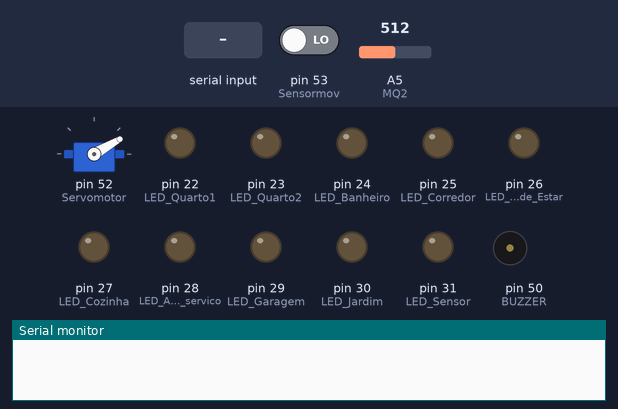
Simulated run of this sketch. Board: Arduino Mega 2560, built with avr-gcc and run on an emulated ATmega2560. Shown: servo, output pins drawn as LEDs (lit = HIGH), buzzer (waves = sounding, pin HIGH), the last lines printed to the serial monitor. Inputs (shaded band) come from the test bench; at power-on: pin 53 (Sensormov) LOW, A5 (MQ2) = 512.

Above: at 1.2 s.
1.3 s: pin 53 (Sensormov) driven HIGH
At 3.2 s:
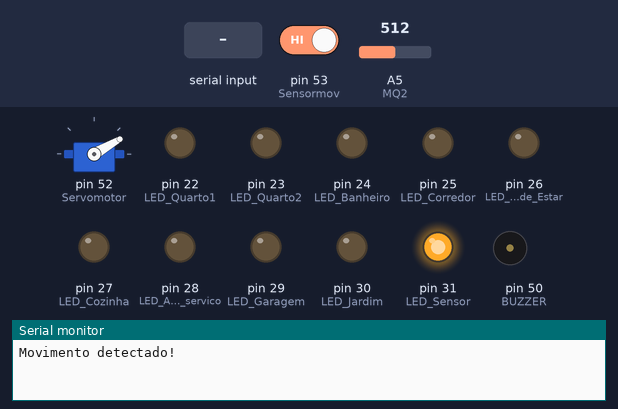
3.5 s: "1" received over Serial
At 4.3 s:
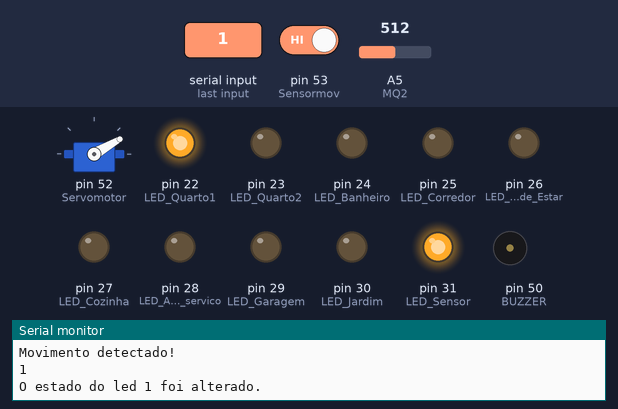
5.0 s: byte 103 ('g') received over Serial
At 5.4 s:
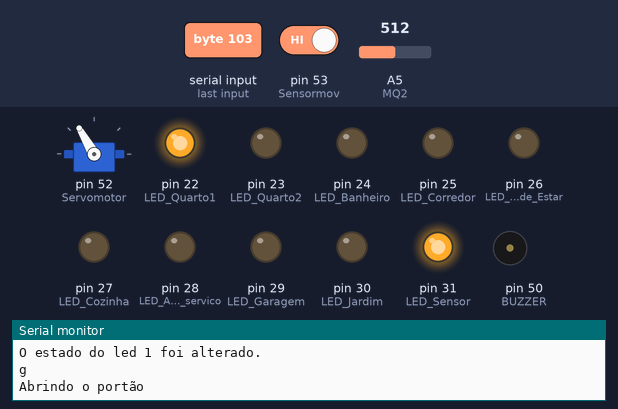
6.5 s: A5 (MQ2) set to 411
9.2 s: A5 (MQ2) set to 383
At 10.6 s:
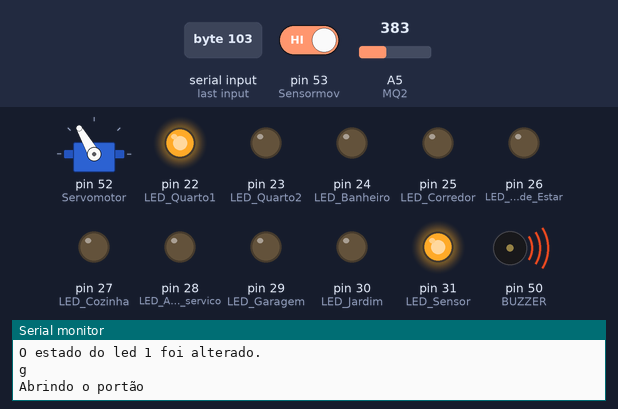
11.5 s: byte 71 ('G') received over Serial
At 12.8 s:
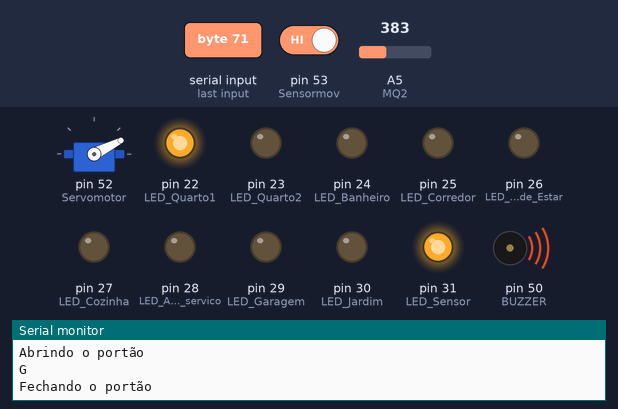
Timing chart, 0 to 14.0 s (numbered marks = the images above; inputs shaded):
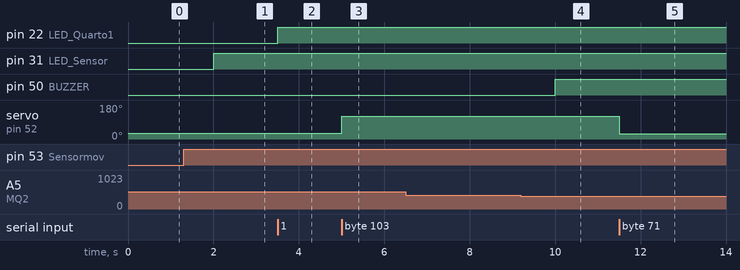

Measured:
- the behaviour switches between 401 and 400 on A5 (MQ2) (found by bisection; images 3 and 4)
- after the input at 1.3 s, pin 31 (LED_Sensor): LOW → HIGH after 0.70 s
- after the input at 3.5 s, pin 22 (LED_Quarto1): LOW → HIGH at once
- after the input at 5.0 s, servo on pin 52 (Servomotor): 30° → 120° at once
- after the input at 6.5 s, every drawn part: stays the same
- after the input at 9.2 s, pin 50 (BUZZER): LOW → HIGH after 0.81 s
- after the input at 11.5 s, servo on pin 52 (Servomotor): 120° → 27° at once

The sketch:

codigo.ino
```cpp
//Neste arquivo está presente o código que foi utilizado para fazer o controle do projeto de domótica da residência criada durante a concepção deste projeto.
//Cabe lembrar que algumas partes do código podem vir a serem alteradas no futuro.

//Inclusão da(s) biblioteca(s)
#include <Servo.h>

//Atribuição dos pinos do arduino mega
#define LED_Quarto1 22
#define LED_Quarto2 23
#define LED_Banheiro 24
#define LED_Corredor 25
#define LED_Sala_de_Estar 26
#define LED_Cozinha 27
#define LED_Area_de_servico 28
#define LED_Garagem 29
#define LED_Jardim 30
#define LED_Sensor 31
#define MQ2 A5
#define BUZZER 50
#define Servomotor 52
#define Sensormov 53

//Declaração das variáveis
const unsigned long periodo_tarefa_1 = 1000;
unsigned long tempo_tarefa_1 = millis();
const unsigned long periodo_tarefa_2 = 2000;
unsigned long tempo_tarefa_2 = millis();
char dados;
int Estado_PIR = LOW; //Coloca o sensor de presença do seu estado desligado
int PIR_VALUE; //
int Limite_MQ2 = 400;
int MQ2_VALUE;
Servo s;

//Inicialização dos pinos

void setup()
{

  Serial.begin(9600);
  while (!Serial);
  pinMode(LED_Quarto1, OUTPUT);
  pinMode(LED_Quarto2, OUTPUT);
  pinMode(LED_Banheiro, OUTPUT);
  pinMode(LED_Corredor, OUTPUT);
  pinMode(LED_Sala_de_Estar, OUTPUT);
  pinMode(LED_Cozinha, OUTPUT);
  pinMode(LED_Area_de_servico, OUTPUT);
  pinMode(LED_Garagem, OUTPUT);
  pinMode(LED_Jardim, OUTPUT);
  pinMode(LED_Sensor, OUTPUT);
  pinMode(Sensormov, INPUT);
  pinMode(BUZZER, OUTPUT);
  pinMode(MQ2, INPUT);
  s.attach(Servomotor); // Associa o pino digital com o servomotor
  s.write(30); // Coloca o servo motorna posição inicial de 30 graus.
  Serial.begin(9600);
}

//Controle do sistema de domótica

void controle_sistema()
{
  if (Serial.available() > 0)
  {
    dados = Serial.read();
    Serial.println(dados);
    switch (dados)
    {
      case '1':
        digitalWrite(LED_Quarto1, !digitalRead(LED_Quarto1));
        Serial.print("O estado do led 1 foi alterado.\n");
        break;
      case '2':
        digitalWrite(LED_Quarto2, !digitalRead(LED_Quarto2));
        Serial.print("O estado do led 2 foi alterado.\n");
        break;
      case '3':
        digitalWrite(LED_Banheiro, !digitalRead(LED_Banheiro));
        Serial.print("O estado do led 3 foi alterado.\n");
        break;
      case '4':
        digitalWrite(LED_Corredor, !digitalRead(LED_Corredor));
        Serial.print("O estado do led 4 foi alterado.\n");
        break;
      case '5':
        digitalWrite(LED_Sala_de_Estar, !digitalRead(LED_Sala_de_Estar));
        Serial.print("O estado do led 5 foi alterado.\n");
        break;
      case '6':
        digitalWrite(LED_Cozinha, !digitalRead(LED_Cozinha));
        Serial.print("O estado do led 6 foi alterado.\n");
        break;
      case '7':
        digitalWrite(LED_Area_de_servico, !digitalRead(LED_Area_de_servico));
        Serial.print("O estado do led 7 foi alterado.\n");
        break;
      case '8':
        digitalWrite(LED_Garagem, !digitalRead(LED_Garagem));
        Serial.print("O estado do led 8 foi alterado.\n");
        break;
      case '9':
        digitalWrite(LED_Jardim, !digitalRead(LED_Jardim));
        Serial.print("O estado do led 9 foi alterado.\n");
        break;
      case 'F':
        MQ2_VALUE = analogRead(MQ2);
        Serial.print("Pin A5: ");
        Serial.println(MQ2_VALUE);
        break;
      case 'g':
        Serial.println("Abrindo o portão");
        s.write(120);
        break;
      case 'G':
        Serial.println("Fechando o portão");
        s.write(27);
        break;
    }
  }
}

void Sensormov1(unsigned long tempo_atual) //Sensor de movimento (PIR)
{
  if (tempo_atual - tempo_tarefa_1 > periodo_tarefa_1)
  {
    tempo_tarefa_1 = tempo_atual;
    PIR_VALUE = digitalRead(Sensormov);
    if (PIR_VALUE == HIGH)
    {
      digitalWrite(LED_Sensor, HIGH);
      if (Estado_PIR == LOW)
        Serial.println("Movimento detectado!");
      Estado_PIR = HIGH;
    }
    else
    {
      digitalWrite(LED_Sensor, LOW);
      if (Estado_PIR == HIGH)
        Serial.println("Fim do movimento!");
      Estado_PIR = LOW;
    }
  }
}

void mq2(unsigned long tempo_atual) //Sensor de gás (MQ2+Buzzer)
{
  if (tempo_atual - tempo_tarefa_2 > periodo_tarefa_2)
  {
    tempo_tarefa_2 = tempo_atual;
    int MQ2_VALUE = analogRead(MQ2);
    if (MQ2_VALUE > Limite_MQ2)
      digitalWrite(BUZZER, LOW);
    else
      digitalWrite(BUZZER, HIGH);
  }
}

void loop() //Loop das funções
{
  unsigned long meu_tempo_atual = millis();
  controle_sistema();
  Sensormov1(meu_tempo_atual);
  mq2(meu_tempo_atual);
}
```
